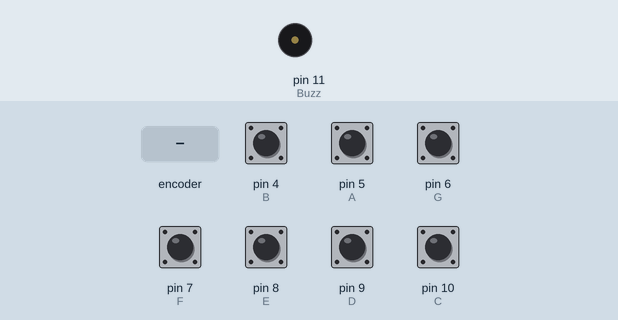
This sketch was run on a simulated Arduino Uno, built with avr-gcc and run on an emulated ATmega328P. Shown: buzzer (waves = sounding). The test bench sets the inputs (shaded band); at power-on: pin 4 (B), pin 5 (A), pin 6 (G), pin 7 (F), pin 8 (E), pin 9 (D), pin 10 (C) HIGH.

Above: at 1.2 s.
1.3 s: rotary encoder on pin 5 (A) / pin 4 (B) turned 3 steps (first pin leading)
At 1.51 s:
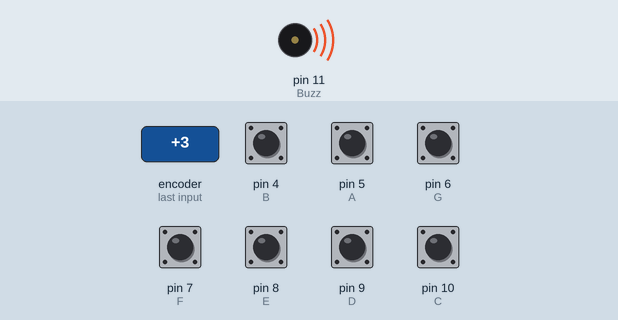
Timing chart, 0 to 4.3 s (numbered marks = the images above; inputs shaded):
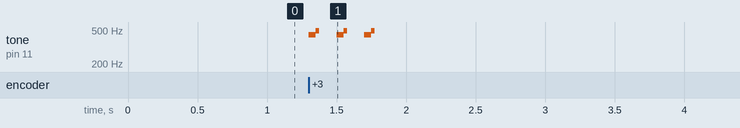

Measured:
- after the input at 1.3 s, tone on pin 11 (Buzz): silent → 440 Hz at once, then repeats every 0.20 s: 493 Hz 0.02 s, silent 0.13 s, 440 Hz 0.05 s, until it stays silent from 1.8 s

The sketch:

piano.ino
```cpp
#define T_C 655
#define T_D 294
#define T_E 330
#define T_F 349
#define T_G 392
#define T_A 440
#define T_B 493

const int C = 10;
const int D = 9;
const int E = 8;
const int F = 7;
const int G = 6;
const int A = 5;
const int B = 4;

const int Buzz = 11;

void setup()
{
  pinMode(C, INPUT);
  digitalWrite(C,HIGH);

  pinMode(D, INPUT);
  digitalWrite(D,HIGH);

  pinMode(E, INPUT);
  digitalWrite(E,HIGH);

  pinMode(F, INPUT);
  digitalWrite(F,HIGH);

  pinMode(G, INPUT);
  digitalWrite(G,HIGH);

  pinMode(A, INPUT);
  digitalWrite(A,HIGH);

  pinMode(B, INPUT);
  digitalWrite(B,HIGH);
}

void loop()
{
  while(digitalRead(C) == LOW)
  {
    tone(Buzz,T_C);
  }

  while(digitalRead(D) == LOW)
  {
    tone(Buzz,T_D);
  }

  while(digitalRead(E) == LOW)
  {
    tone(Buzz,T_E);
  }

  while(digitalRead(F) == LOW)
  {
    tone(Buzz,T_F);
  }

  while(digitalRead(G) == LOW)
  {
    tone(Buzz,T_G);
  }

  while(digitalRead(A) == LOW)
  {
    tone(Buzz,T_A);
  }

  while(digitalRead(B) == LOW)
  {
    tone(Buzz,T_B);
  }

  noTone(Buzz);
}
```
